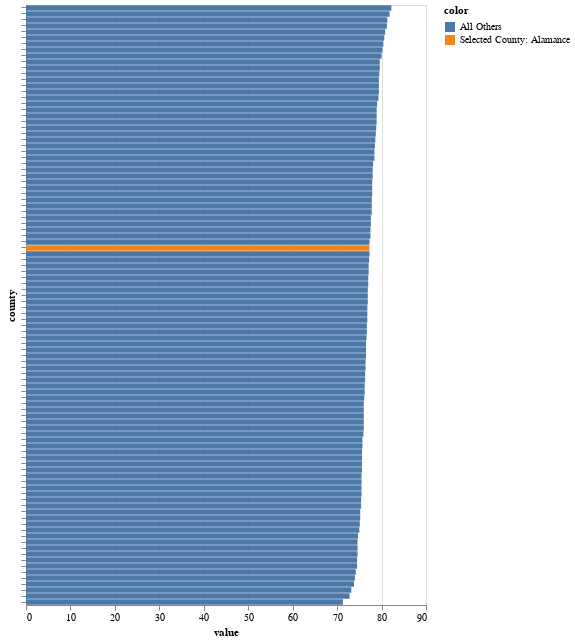

Source (notebook cell):
### Code cell
alt.Chart(selected_data.sort_values(by = 'value', ascending = False)).mark_bar().encode(
    alt.Y("county", sort='-x', axis=alt.Axis(labels = False)),
    alt.X("value:Q"),
color = 'color').properties(
    width=400,
    height=600
)
